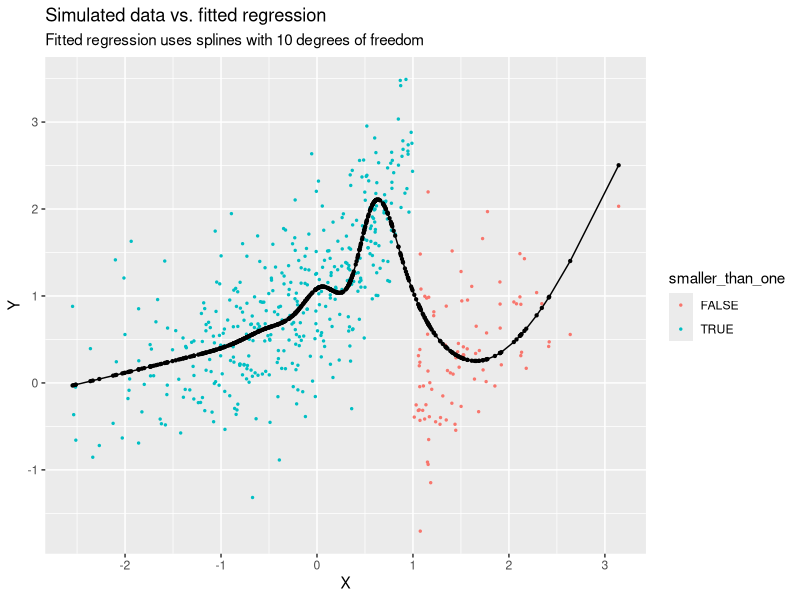
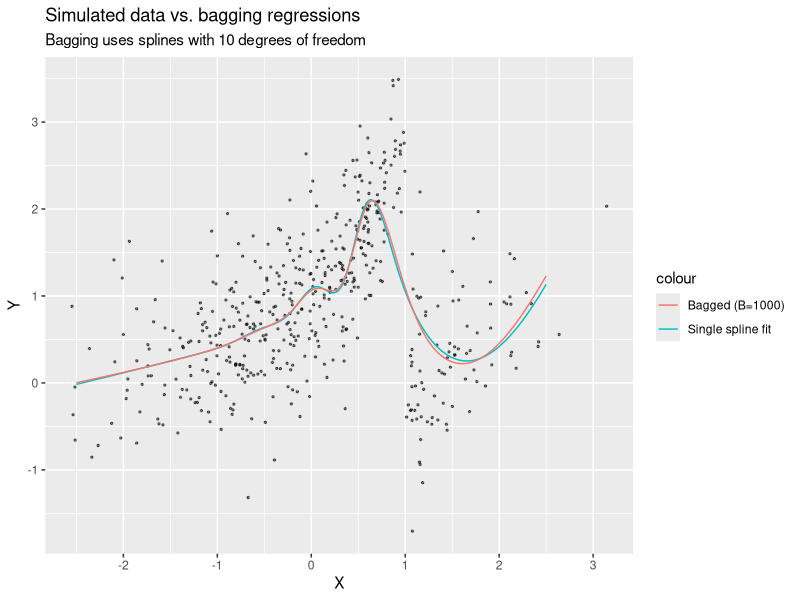
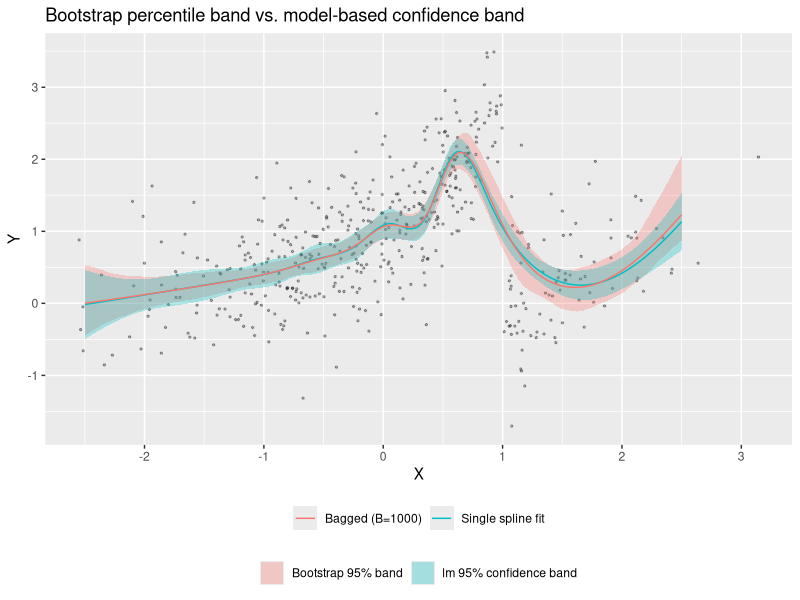

Reproduce these figures in R, in order.
###################################
########## Practical 6.1 ##########
###################################
library(splines)
library(ggplot2)
library(tidyverse)

sim_data <- function(n, sigma = 0.6, seed = 2026)
{
  set.seed(seed)
  X <- rnorm(n)
  epsilon <- rnorm(n, mean = 0, sd = sigma)
  Y <- ifelse(X <= 1, exp(X), log(pmax(X,1))) + epsilon

  return (
    data.frame(
      X = X,
      smaller_than_one = X <= 1,
      epsilon = epsilon,
      Y = Y
    )
  )
}


#########
### a ###
#########
data_sim <- sim_data(500)

lm_spline10 <- lm(Y ~ ns(X, df = 10), data = data_sim)
summary(lm_spline10)

data_sim$Y_pred <- lm_spline10$fitted.values

data_sim |> 
  ggplot(aes(x = X, y = Y, color = smaller_than_one)) +
  geom_point(size = 0.5) +
  geom_point(aes(x = X, y = Y_pred), size = 0.8, color = "black") +
  geom_line(aes(x = X, y = Y_pred), color = "black") +
  labs(
    title = "Simulated data vs. fitted regression",
    subtitle = "Fitted regression uses splines with 10 degrees of freedom",
    x = "X",
    y = "Y"
  )


#########
### b ###
#########

B <- 1000
n <- nrow(data_sim)
grid <- data.frame(X = seq(-2.5, 2.5, length.out = 200))
boot_pred <- matrix(NA, nrow = B, ncol = nrow(grid))
seed <- 2026

for (i in 1:B)
{
  if (i == 1) {set.seed(seed)}
  idx <- sample(1:n, size = n, replace = TRUE)
  fit_model <- lm(Y ~ ns(X, df = 10), data = data_sim[idx,])
  boot_pred[i, ] <- predict(fit_model, newdata = grid)   #Predict the the grid [-2.5 , 2.5]
}

grid$bagged <- colMeans(boot_pred)
grid$single <- predict(lm_spline10, newdata = grid)

plot_b <- data_sim |> 
  ggplot(aes(x = X, y = Y)) +
  geom_point(size = 0.5, alpha = 0.5) +
  geom_line(data = grid, aes(x = X, y = single, color = "Single spline fit")) +
  geom_line(data = grid, aes(x = X, y = bagged, color = "Bagged (B=1000)")) +
  labs(
    title = "Simulated data vs. bagging regressions",
    subtitle = "Bagging uses splines with 10 degrees of freedom",
    x = "X",
    y = "Y"
  )

plot_b

#########
### c ###
#########
grid$low <- apply(boot_pred, 2, quantile, 0.025)
grid$high <- apply(boot_pred, 2, quantile, 0.975)

ci <- predict(lm_spline10, newdata = grid, interval = "confidence")
grid$ci_low <- ci[, "lwr"]
grid$ci_high <- ci[, "upr"]

ggplot() +
  geom_point(data = data_sim, aes(x = X, y = Y), size = 0.5, alpha = 0.3) +
  geom_ribbon(data = grid, aes(x = X, ymin = low, ymax = high, fill = "Bootstrap 95% band"), alpha = 0.3) +
  geom_ribbon(data = grid, aes(x = X, ymin = ci_low, ymax = ci_high, fill = "lm 95% confidence band"), alpha = 0.3) +
  geom_line(data = grid, aes(x = X, y = single, color = "Single spline fit")) +
  geom_line(data = grid, aes(x = X, y = bagged, color = "Bagged (B=1000)")) +
  labs(
    title = "Bootstrap percentile band vs. model-based confidence band",
    x = "X", y = "Y", color = NULL, fill = NULL
  ) +
  theme(legend.position = "bottom", legend.box = "vertical")
